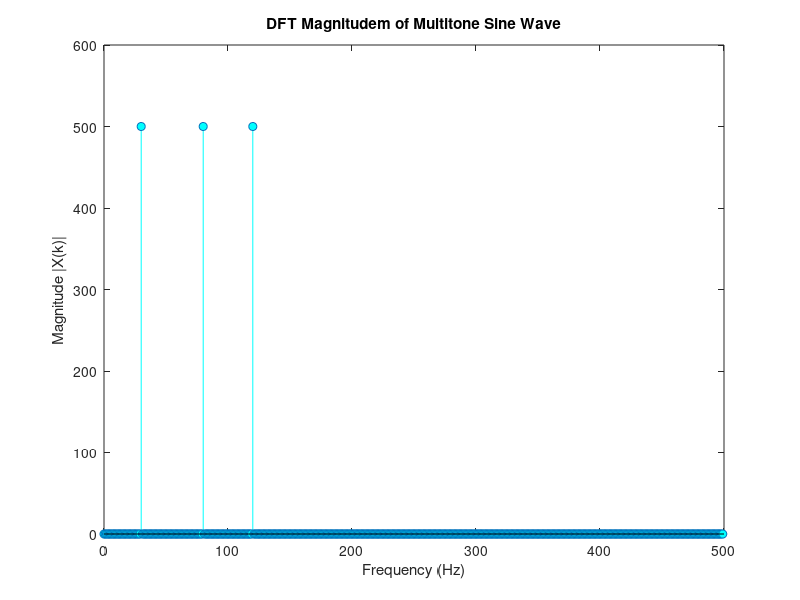

MATLAB code to generate this figure:
clc; close all; 
Fs = 1000;                    
t = 0 : 1/Fs : (1 - 1/Fs);      
x = sin(2*pi*30*t) + sin(2*pi*80*t) + sin(2*pi*120*t);
N = length(x);
X = fft(x);
L = N/2;                        
f = (0:L-1) * (Fs / N);         
Xmag = abs(X(1:L));           
stem(f, Xmag, 'filled', 'Color', '#00FFFF', 'MarkerFaceColor', '#00FFFF');
title('DFT Magnitudem of Multitone Sine Wave');
xlabel('Frequency (Hz)');
ylabel('Magnitude |X(k)|');
